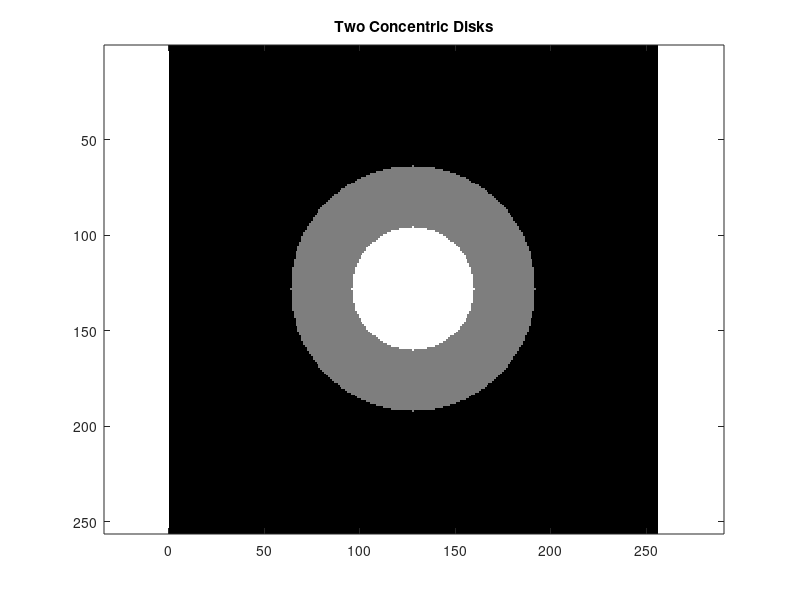

Recreate this plot in MATLAB. (Note: this script raises an error after producing the figure.)
function twoCirclesBilin()
% Create two circles, one larger gray circle and one smaller white circle
% Uses the concpet of multiplying the values to achieve desired grayscale
% value. Then runs the ip_bilin_int() function to shrink the image.
% Call the function above with to parameters to run the code

% First create the image using the meshgrid with given image sizes
imageSizeX = 256;
imageSizeY = 256;
[columnsInImage, rowsInImage] = meshgrid(1:imageSizeX, 1:imageSizeY);
[columnsInImage2, rowsInImage2] = meshgrid(1:imageSizeX, 1:imageSizeY);

% Next create the 2 circles in the image.
centerX = imageSizeX / 2;
centerY = imageSizeY / 2;
radius = 64;
radius2 = 32;

% Ensure that the value is under the radius squared and store within
% circlePixels and circlePixels2
circlePixels = (rowsInImage - centerY).^2 ...
    + (columnsInImage - centerX).^2 <= radius.^2;

circlePixels2 = ((rowsInImage2 - centerY).^2 ...
    + (columnsInImage2 - centerX).^2 <= radius2.^2);

% Create a thrird pixel value that adds the two values 
% together and multiplies it by by 127.5 and 256
circlePixels3 = ((256 *circlePixels2)+(127.5 * circlePixels));

% Image the combined values
image(circlePixels3);
colormap(gray(256)) % a 256 level (8-bit) grayscale
title('Two Concentric Disks');
axis square;
axis equal;
axis tight;

figure(2)
ip_bilin_int(circlePixels3, 100, 100);
colormap(gray(256)) % a 256 level (8-bit) grayscale
title('Two Concentric Disks - Bilinear Interpolation');
axis square;
axis equal;
axis tight;